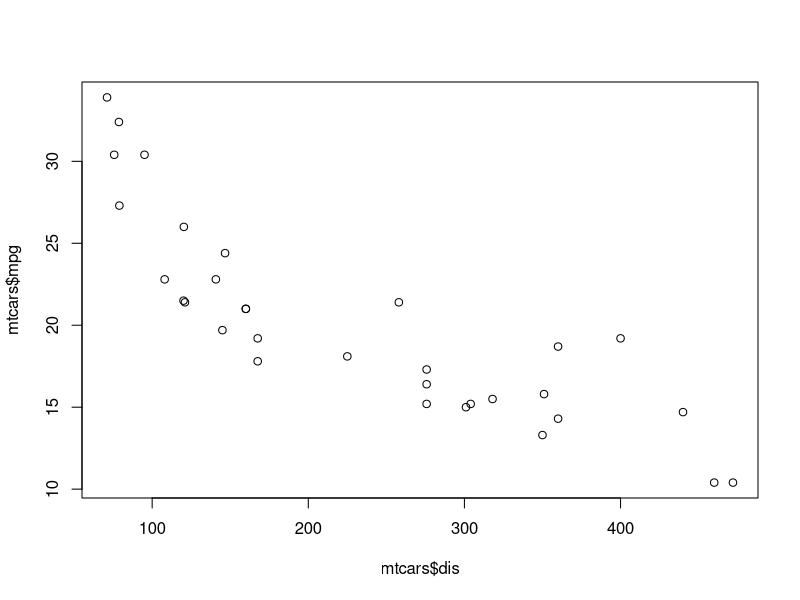
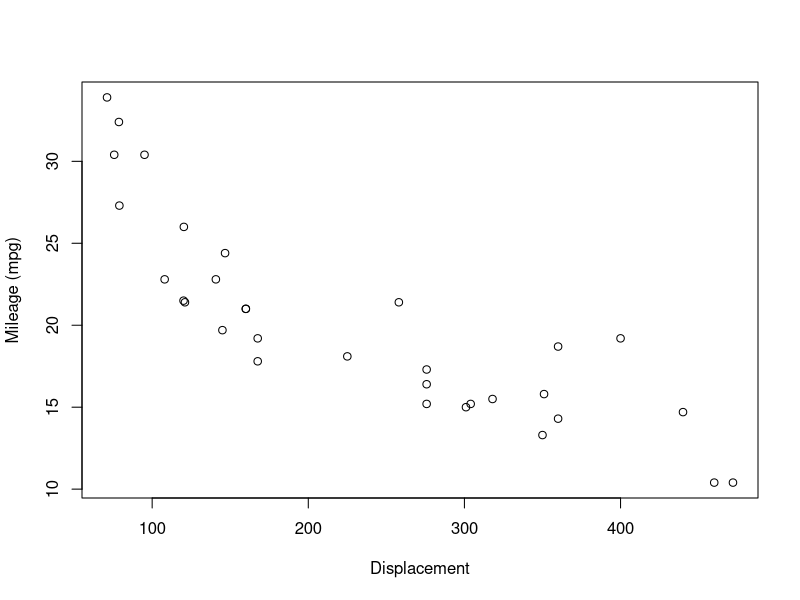
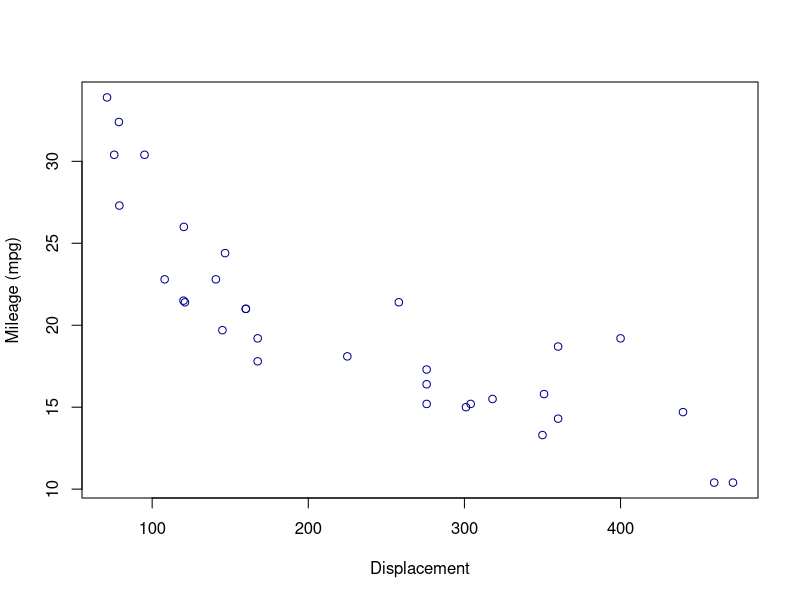
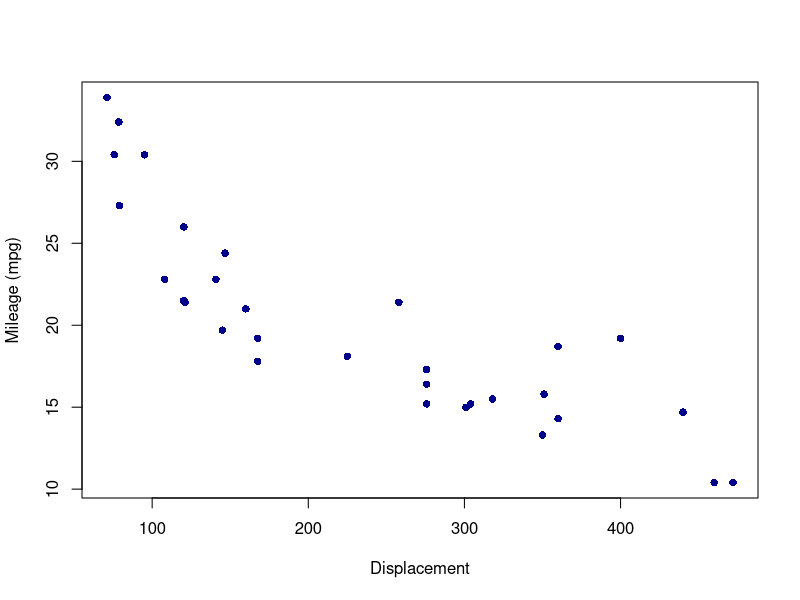
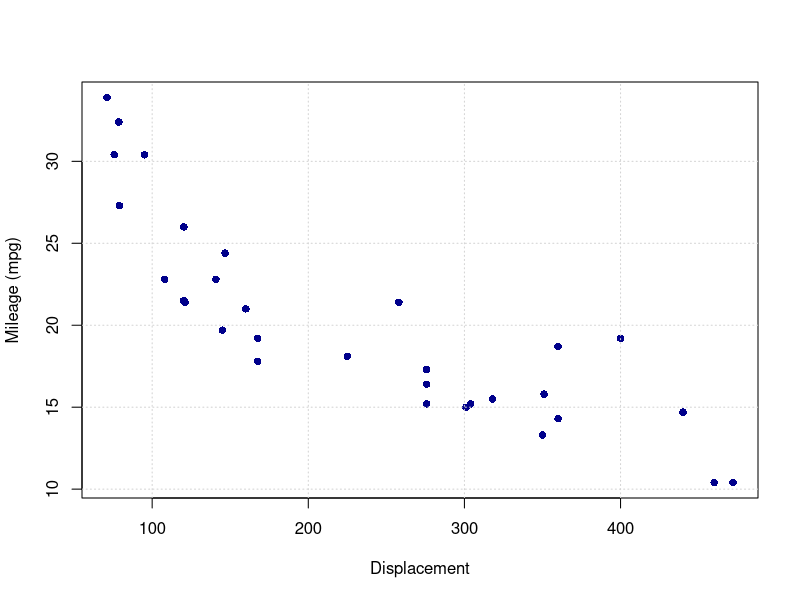
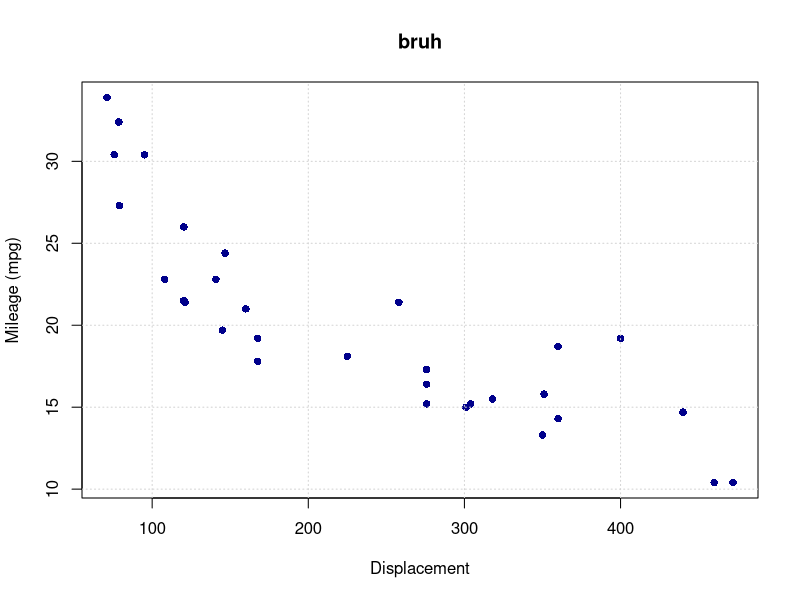

Write R code to recreate these figures, in order.
# Author: Honorio Vega
# Date : February 6 , 2018




#      1	 We’ll start with the built-in ‘mtcars’ data set.  Create a basic scatterplot showing each car’s mpg as a function of engine displacement.  (in other words, mpg goes on the y axis and displacement on the x axis.) Use the ‘plot’ function.
plot(mtcars$dis,mtcars$mpg)
#      2	Change the x,y axis labels to “displacement” and “mileage (mpg)”.  
plot(mtcars$dis,mtcars$mpg,xlab="Displacement",ylab="Mileage (mpg)")
#      3	Make the dots dark blue.
plot(mtcars$dis,mtcars$mpg,xlab="Displacement",ylab="Mileage (mpg)",col="darkblue")
#      4	Make the dots solid.
plot(mtcars$dis,mtcars$mpg,xlab="Displacement",ylab="Mileage (mpg)",col="darkblue",pch=16)
#      5	Add a grid.
grid(plot(mtcars$dis,mtcars$mpg,xlab="Displacement",ylab="Mileage (mpg)",col="darkblue",pch=16))
#      6	Add a title.
grid(plot(mtcars$dis,mtcars$mpg,xlab="Displacement",ylab="Mileage (mpg)",col="darkblue",pch=16,main="bruh"))
#      7	Add a dotted red horizontal line showing the average miles per gallon.
#      8	Color the dots according to whether manual or automatic transmission (column ‘am’, where am == 0 mean automatic transmission).  
#      9	Add a legend.  
#     10	Compute the number of cars for each possible value of number of cylinders, using the following R code:  tbl = table(mtcars$cyl)
#     11	Produce a simple barplot, with one bar for each possible number of cylinders (4,6,8).  
#     12	Improve your barplot by adding title, x/y axis labels, and color.
#     13	Create a simple box plot showing mileage as a function of number of cylinders.  Use function ‘boxplot’.
#     14	Improve your boxplot by adding color, title, and x/y axis labels.
#     15	Switching to the Old Faithful data (built-in data set ‘faithful’), plot a histogram of eruption length (column ‘eruptions’).
#     16	Try using 15 breaks
#     17	Try a different color.
#     18	Change the title an x axis label.
#     19	Save your histogram to a png file using the RStudio plot pane (Export > Save as Image).
